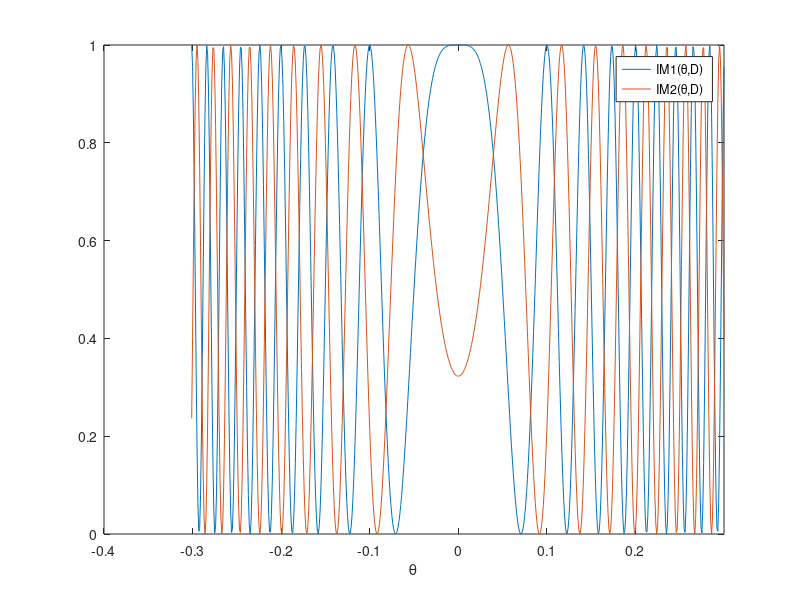

The MATLAB source for this figure:
% I13MICHANS

% Michelson interferometer, Dependence on ?.
% (Beamsplitter is assumed to be a dialectric plate)
% Fringe pattern depending on angle ? for two fixed wavelength ? and ?? and fixed
% displacement D.
% All length in mm.

function I13MICHANS;
Lamda = 0.0005;
D = 0.05;
LamdaLamda = 0.00052;
Theta = (-0.301:0.001:0.3);

IM1 = cos((2*pi*D*cos(Theta))/Lamda).^2;
IM2 = cos((2*pi*D*cos(Theta))/LamdaLamda).^2;

figure(1);
plot(Theta,IM1,Theta,IM2);
axis([-0.4 0.3 0 1]);
xlabel('\theta');
legend('IM1(\theta,D)','IM2(\theta,D)');
